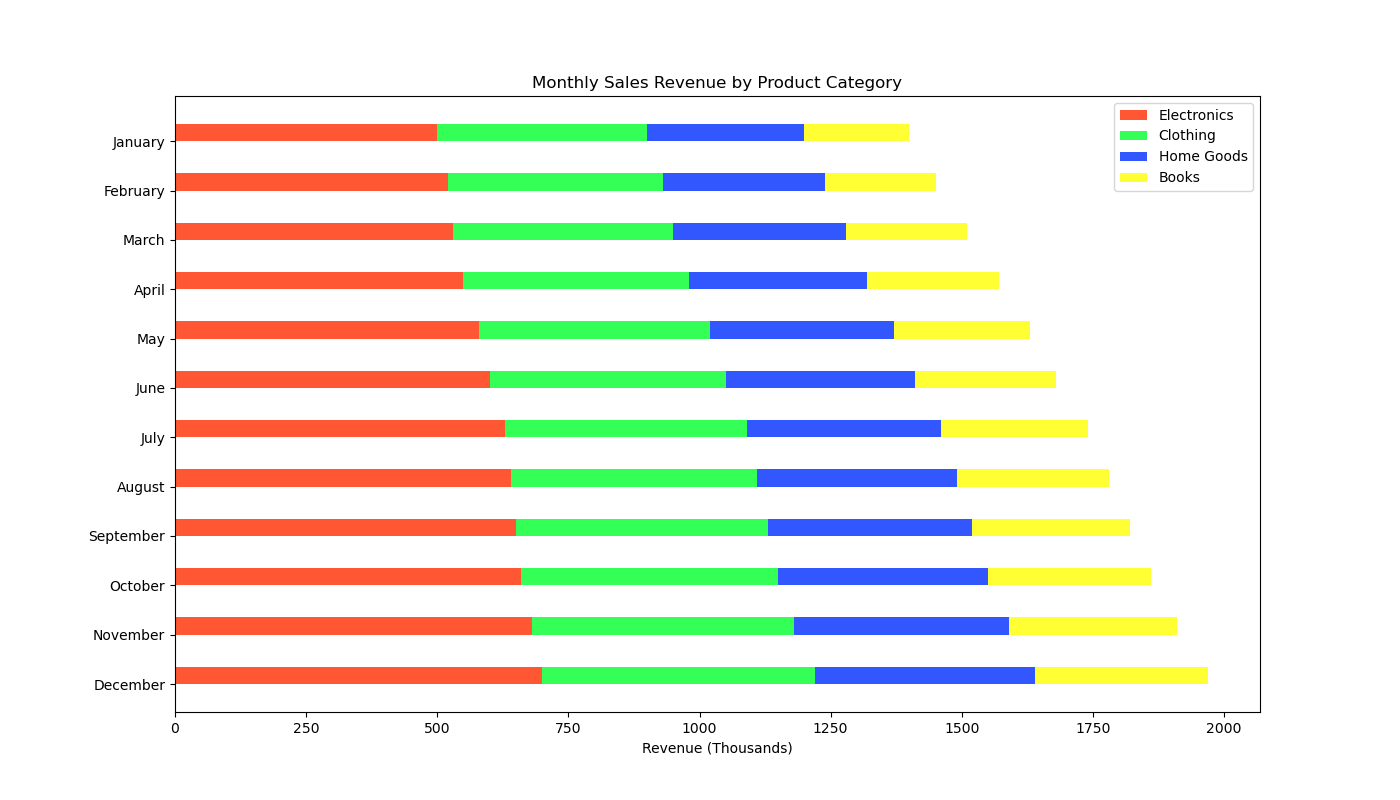

Python code for this plot:

import matplotlib.pyplot as plt
import numpy as np

# Data
months = ['January', 'February', 'March', 'April', 'May', 'June', 'July', 'August', 'September', 'October', 'November', 'December']
electronics = [500, 520, 530, 550, 580, 600, 630, 640, 650, 660, 680, 700]
clothing = [400, 410, 420, 430, 440, 450, 460, 470, 480, 490, 500, 520]
home_goods = [300, 310, 330, 340, 350, 360, 370, 380, 390, 400, 410, 420]
books = [200, 210, 230, 250, 260, 270, 280, 290, 300, 310, 320, 330]

y = np.arange(len(months))  # the label locations
height = 0.35  # the height of the bars

fig, ax = plt.subplots(figsize=(14, 8))  # Changing width and height of the chart

# Stacked horizontal bar chart
ax.barh(y - height/2, electronics, height, label='Electronics', color='#FF5733')
ax.barh(y - height/2, clothing, height, left=electronics, label='Clothing', color='#33FF57')
ax.barh(y - height/2, home_goods, height, left=np.add(electronics, clothing), label='Home Goods', color='#3357FF')
ax.barh(y - height/2, books, height, left=np.add(np.add(electronics, clothing), home_goods), label='Books', color='#FFFF33')

# Add some text for labels and custom x-axis tick labels
ax.set_xlabel('Revenue (Thousands)')
ax.set_title('Monthly Sales Revenue by Product Category')
ax.set_yticks(y)
ax.set_yticklabels(months)
ax.invert_yaxis()  # labels read top-to-bottom
ax.legend()

plt.show()
